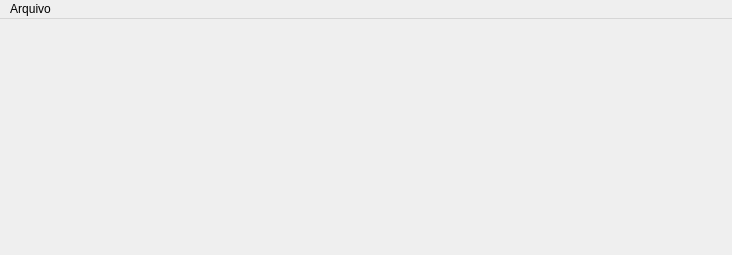
<?xml version="1.0" encoding="UTF-8"?>
<ui version="4.0">
 <class>MainWindow</class>
 <widget class="QMainWindow" name="MainWindow">
  <property name="geometry">
   <rect>
    <x>0</x>
    <y>0</y>
    <width>732</width>
    <height>255</height>
   </rect>
  </property>
  <property name="mouseTracking">
   <bool>false</bool>
  </property>
  <property name="windowTitle">
   <string>Controle de Estoque</string>
  </property>
  <property name="autoFillBackground">
   <bool>true</bool>
  </property>
  <property name="styleSheet">
   <string notr="true"/>
  </property>
  <property name="tabShape">
   <enum>QTabWidget::Rounded</enum>
  </property>
  <widget class="QWidget" name="centralwidget"/>
  <widget class="QMenuBar" name="menubar">
   <property name="geometry">
    <rect>
     <x>0</x>
     <y>0</y>
     <width>732</width>
     <height>26</height>
    </rect>
   </property>
   <property name="styleSheet">
    <string notr="true"/>
   </property>
   <widget class="QMenu" name="menuArquivo_FIX">
    <property name="title">
     <string>Arquivo</string>
    </property>
    <widget class="QMenu" name="menuNovo">
     <property name="title">
      <string>Novo</string>
     </property>
     <addaction name="actionArmazem"/>
     <addaction name="separator"/>
     <addaction name="actionEstoque"/>
     <addaction name="separator"/>
     <addaction name="actionProduto"/>
    </widget>
    <addaction name="menuNovo"/>
   </widget>
   <addaction name="menuArquivo_FIX"/>
  </widget>
  <action name="actionArmazem">
   <property name="icon">
    <iconset resource="resources.qrc">
     <normaloff>:/imgs/imgs/factory-stock-house.png</normaloff>:/imgs/imgs/factory-stock-house.png</iconset>
   </property>
   <property name="text">
    <string>Armazem</string>
   </property>
  </action>
  <action name="actionEstoque">
   <property name="checkable">
    <bool>false</bool>
   </property>
   <property name="enabled">
    <bool>false</bool>
   </property>
   <property name="icon">
    <iconset resource="resources.qrc">
     <normaloff>:/imgs/imgs/boxes.png</normaloff>:/imgs/imgs/boxes.png</iconset>
   </property>
   <property name="text">
    <string>Estoque</string>
   </property>
  </action>
  <action name="actionProduto">
   <property name="enabled">
    <bool>false</bool>
   </property>
   <property name="icon">
    <iconset resource="resources.qrc">
     <normaloff>:/imgs/imgs/box.png</normaloff>:/imgs/imgs/box.png</iconset>
   </property>
   <property name="text">
    <string>Produto</string>
   </property>
  </action>
 </widget>
 <resources>
  <include location="resources.qrc"/>
 </resources>
 <connections/>
</ui>
